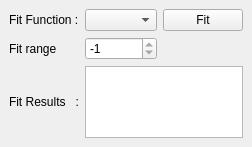
  <widget class="QDockWidget" name="pulsed_fit_DockWidget">
   <property name="sizePolicy">
    <sizepolicy hsizetype="Minimum" vsizetype="Minimum">
     <horstretch>0</horstretch>
     <verstretch>0</verstretch>
    </sizepolicy>
   </property>
   <property name="baseSize">
    <size>
     <width>0</width>
     <height>20</height>
    </size>
   </property>
   <property name="windowTitle">
    <string>ODMR Fit</string>
   </property>
   <attribute name="dockWidgetArea">
    <number>4</number>
   </attribute>
   <widget class="QWidget" name="dockWidgetContents_5">
    <property name="sizePolicy">
     <sizepolicy hsizetype="Minimum" vsizetype="Minimum">
      <horstretch>0</horstretch>
      <verstretch>0</verstretch>
     </sizepolicy>
    </property>
    <layout class="QGridLayout" name="gridLayout_2">
     <item row="0" column="1">
      <widget class="FitSettingsComboBox" name="fit_methods_ComboBox">
       <property name="sizePolicy">
        <sizepolicy hsizetype="Minimum" vsizetype="Fixed">
         <horstretch>0</horstretch>
         <verstretch>0</verstretch>
        </sizepolicy>
       </property>
      </widget>
     </item>
     <item row="0" column="2">
      <widget class="QPushButton" name="do_fit_PushButton">
       <property name="sizePolicy">
        <sizepolicy hsizetype="Minimum" vsizetype="Fixed">
         <horstretch>0</horstretch>
         <verstretch>0</verstretch>
        </sizepolicy>
       </property>
       <property name="text">
        <string>Fit</string>
       </property>
      </widget>
     </item>
     <item row="1" column="0">
      <widget class="QLabel" name="fit_range_Label">
       <property name="text">
        <string>Fit range</string>
       </property>
      </widget>
     </item>
     <item row="0" column="0">
      <widget class="QLabel" name="label_9">
       <property name="sizePolicy">
        <sizepolicy hsizetype="Fixed" vsizetype="Minimum">
         <horstretch>0</horstretch>
         <verstretch>0</verstretch>
        </sizepolicy>
       </property>
       <property name="text">
        <string>Fit Function :</string>
       </property>
      </widget>
     </item>
     <item row="2" column="1" colspan="2">
      <widget class="QTextBrowser" name="odmr_fit_results_DisplayWidget">
       <property name="sizePolicy">
        <sizepolicy hsizetype="Ignored" vsizetype="Expanding">
         <horstretch>0</horstretch>
         <verstretch>0</verstretch>
        </sizepolicy>
       </property>
       <property name="baseSize">
        <size>
         <width>0</width>
         <height>1</height>
        </size>
       </property>
       <property name="sizeAdjustPolicy">
        <enum>QAbstractScrollArea::AdjustToContents</enum>
       </property>
       <property name="tabChangesFocus">
        <bool>true</bool>
       </property>
      </widget>
     </item>
     <item row="1" column="1">
      <widget class="QSpinBox" name="fit_range_SpinBox">
       <property name="maximum">
        <number>-1</number>
       </property>
      </widget>
     </item>
     <item row="2" column="0">
      <widget class="QLabel" name="label_12">
       <property name="sizePolicy">
        <sizepolicy hsizetype="Fixed" vsizetype="Fixed">
         <horstretch>0</horstretch>
         <verstretch>0</verstretch>
        </sizepolicy>
       </property>
       <property name="text">
        <string>Fit Results   :</string>
       </property>
      </widget>
     </item>
    </layout>
   </widget>
  </widget>
